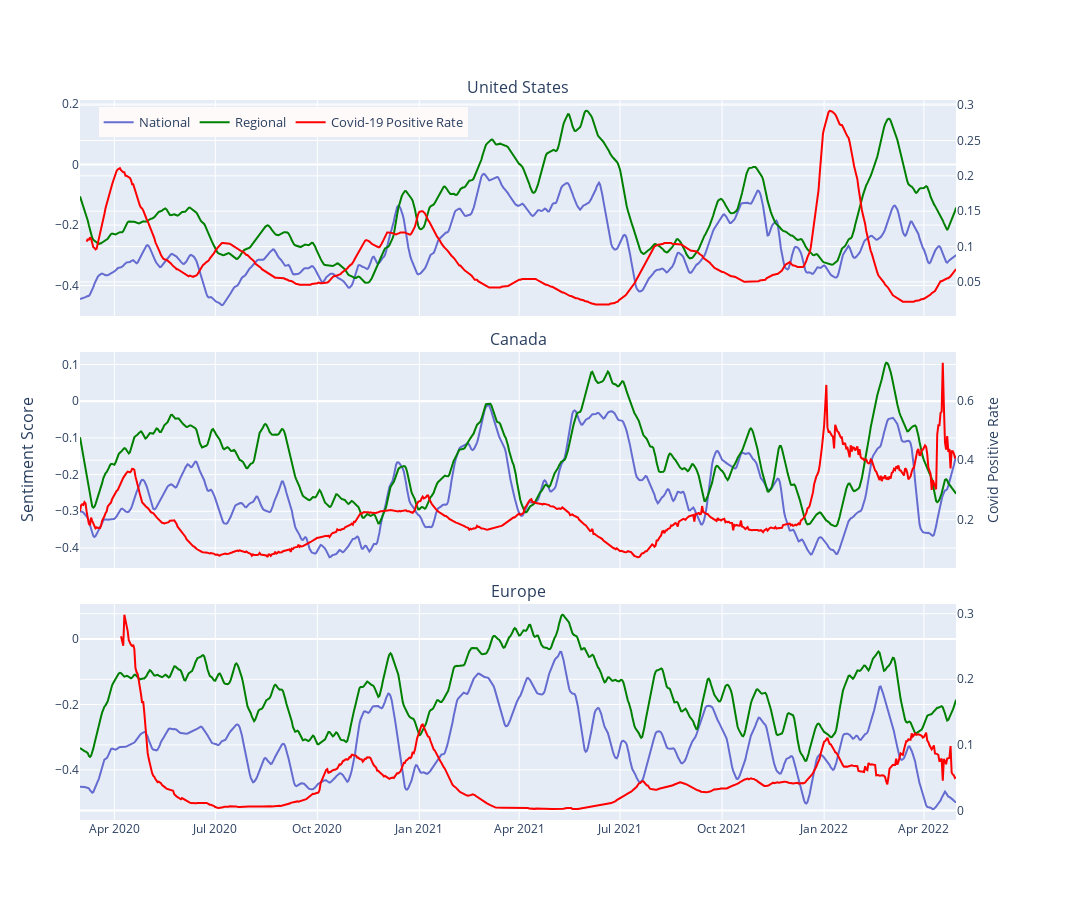

Here is the notebook cell this chart was saved with:
### Code cell
fig = make_subplots(rows=3, 
                    cols=1 
                    , shared_xaxes=True
                    , subplot_titles=['United States', 'Canada', 'Europe']
                    , vertical_spacing=0.05
                    , y_title='Sentiment Score'
                    ,specs=[[{"secondary_y": True}], 
                             [{"secondary_y": True}], 
                             [{"secondary_y": True}],],
                    )

fig.add_trace(go.Scatter(x=us_national_news['date'], y=us_national_news['smoothed_national'], name='National', line={'color':'#585fcc'}, opacity=0.9, showlegend=False),
              row=1, col=1)
fig.add_trace(go.Scatter(x=us_national_news['date'], y=us_national_news['smoothed_local'], name='Local', line={'color':'green'},showlegend=False), 
              row=1, col=1)
fig.add_trace(go.Scatter(x=us_national_news['date'], y=df_prod['positive_rate'], name='Covid-19 Positive Rate', line={'color':'red'},showlegend=False) 
              ,row=1, col=1, secondary_y=True)

fig.add_trace(go.Scatter(x=can_national_news['date'], y=can_national_news['smoothed_national'], name='National', line={'color':'#585fcc'}, opacity=0.9, showlegend=False)
              , row=2, col=1)
fig.add_trace(go.Scatter(x=can_national_news['date'], y=can_national_news['smoothed_local'], name='Local', line={'color':'green'},showlegend=False), 
              row=2, col=1)
fig.add_trace(go.Scatter(x=can_national_news['date'], y=can_prod['positive_rate']**0.5, name='Covid-19 Positive Rate', line={'color':'red'},showlegend=False) 
              ,row=2, col=1, secondary_y=True)

fig.add_trace(go.Scatter(x=eur_national_news['date'], y=eur_national_news['smoothed_national'], name='National', line={'color':'#585fcc'}, opacity=0.9),
              row=3, col=1)
fig.add_trace(go.Scatter(x=eur_national_news['date'], y=eur_national_news['smoothed_local'], name='Regional', line={'color':'green'}),
              row=3, col=1)
fig.add_trace(go.Scatter(x=eur_national_news['date'], y=eur_prod['positive_rate'], name='Covid-19 Positive Rate', line={'color':'red'},showlegend=True) 
              ,row=3, col=1, secondary_y=True)

fig.update_layout(legend=dict(
    yanchor="top",
    y=0.99,
    xanchor="left",
    x=0.02,
    orientation="h",
    bgcolor='snow',
    font=dict(size=13)
))
fig.update_yaxes(title_text="Covid Positive Rate", secondary_y=True, row=2, col=1)
fig.update_layout(height=900, width=1100,)
# fig.write_image(f"{LATEX_FIGURE_PATH}/national_news.pdf")
fig

### Figure 1 — Plotly figure (JSON) as saved in the notebook; plotly's stock layout.template omitted (floating-point values rounded to 4 significant figures; data arrays with more than 128 entries replaced by an {"elided": "..."} marker saying what was removed)
{"data": [{"line": {"color": "#585fcc"}, "name": "National", "opacity": 0.9, "showlegend": false, "type": "scatter", "x": {"elided": "791 str values"}, "xaxis": "x", "y": {"elided": "791 float values"}, "yaxis": "y"}, {"line": {"color": "green"}, "name": "Local", "showlegend": false, "type": "scatter", "x": {"elided": "791 str values"}, "xaxis": "x", "y": {"elided": "791 float values"}, "yaxis": "y"}, {"line": {"color": "red"}, "name": "Covid-19 Positive Rate", "showlegend": false, "type": "scatter", "x": {"elided": "791 str values"}, "xaxis": "x", "y": {"elided": "791 float values"}, "yaxis": "y2"}, {"line": {"color": "#585fcc"}, "name": "National", "opacity": 0.9, "showlegend": false, "type": "scatter", "x": {"elided": "791 str values"}, "xaxis": "x2", "y": {"elided": "791 float values"}, "yaxis": "y3"}, {"line": {"color": "green"}, "name": "Local", "showlegend": false, "type": "scatter", "x": {"elided": "791 str values"}, "xaxis": "x2", "y": {"elided": "791 float values"}, "yaxis": "y3"}, {"line": {"color": "red"}, "name": "Covid-19 Positive Rate", "showlegend": false, "type": "scatter", "x": {"elided": "791 str values"}, "xaxis": "x2", "y": {"elided": "791 float values"}, "yaxis": "y4"}, {"line": {"color": "#585fcc"}, "name": "National", "opacity": 0.9, "type": "scatter", "x": {"elided": "791 str values"}, "xaxis": "x3", "y": {"elided": "791 float values"}, "yaxis": "y5"}, {"line": {"color": "green"}, "name": "Regional", "type": "scatter", "x": {"elided": "791 str values"}, "xaxis": "x3", "y": {"elided": "791 float values"}, "yaxis": "y5"}, {"line": {"color": "red"}, "name": "Covid-19 Positive Rate", "showlegend": true, "type": "scatter", "x": {"elided": "791 str values"}, "xaxis": "x3", "y": {"elided": "791 float values"}, "yaxis": "y6"}], "layout": {"annotations": [{"font": {"size": 16}, "showarrow": false, "text": "United States", "x": 0.47, "xanchor": "center", "xref": "paper", "y": 1, "yanchor": "bottom", "yref": "paper"}, {"font": {"size": 16}, "showarrow": false, "text": "Canada", "x": 0.47, "xanchor": "center", "xref": "paper", "y": 0.65, "yanchor": "bottom", "yref": "paper"}, {"font": {"size": 16}, "showarrow": false, "text": "Europe", "x": 0.47, "xanchor": "center", "xref": "paper", "y": 0.3, "yanchor": "bottom", "yref": "paper"}, {"font": {"size": 16}, "showarrow": false, "text": "Sentiment Score", "textangle": -90, "x": 0, "xanchor": "right", "xref": "paper", "xshift": -40, "y": 0.5, "yanchor": "middle", "yref": "paper"}], "height": 900, "legend": {"bgcolor": "snow", "font": {"size": 13}, "orientation": "h", "x": 0.02, "xanchor": "left", "y": 0.99, "yanchor": "top"}, "width": 1100, "xaxis": {"anchor": "y", "domain": [0, 0.94], "matches": "x3", "showticklabels": false}, "xaxis2": {"anchor": "y3", "domain": [0, 0.94], "matches": "x3", "showticklabels": false}, "xaxis3": {"anchor": "y5", "domain": [0, 0.94]}, "yaxis": {"anchor": "x", "domain": [0.7, 1]}, "yaxis2": {"anchor": "x", "overlaying": "y", "side": "right"}, "yaxis3": {"anchor": "x2", "domain": [0.35, 0.65]}, "yaxis4": {"anchor": "x2", "overlaying": "y3", "side": "right", "title": {"text": "Covid Positive Rate"}}, "yaxis5": {"anchor": "x3", "domain": [0, 0.3]}, "yaxis6": {"anchor": "x3", "overlaying": "y5", "side": "right"}}}
